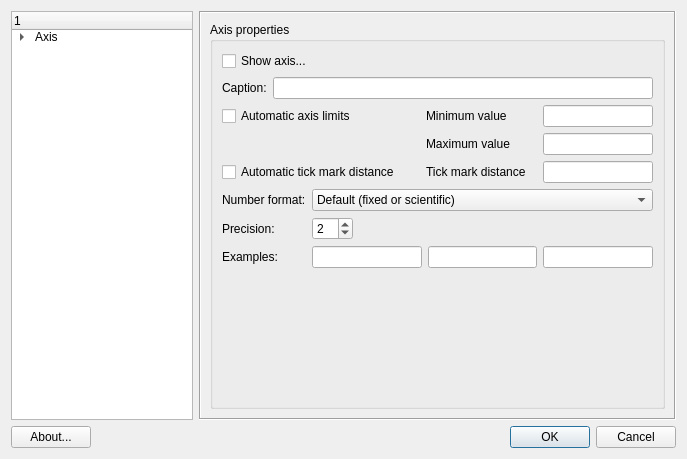
<ui version="4.0" >
 <class>QNANChartEditDialog</class>
 <widget class="QDialog" name="QNANChartEditDialog" >
  <property name="geometry" >
   <rect>
    <x>0</x>
    <y>0</y>
    <width>687</width>
    <height>459</height>
   </rect>
  </property>
  <property name="windowTitle" >
   <string>Edit chart appearance...</string>
  </property>
  <layout class="QGridLayout" >
   <item row="0" column="0" >
    <widget class="QTreeWidget" name="optionsTreeWidget" >
     <property name="rootIsDecorated" >
      <bool>true</bool>
     </property>
     <column>
      <property name="text" >
       <string>1</string>
      </property>
     </column>
     <item>
      <property name="text" >
       <string>Axis</string>
      </property>
      <item>
       <property name="text" >
        <string>Bottom axis (primary X axis)</string>
       </property>
      </item>
      <item>
       <property name="text" >
        <string>Left axis (primary Y axis)</string>
       </property>
      </item>
      <item>
       <property name="text" >
        <string>Top axis (secondary X axis)</string>
       </property>
      </item>
      <item>
       <property name="text" >
        <string>Right axis (secondary Y axis)</string>
       </property>
      </item>
     </item>
    </widget>
   </item>
   <item row="0" column="1" >
    <widget class="QStackedWidget" name="stackedWidget" >
     <property name="frameShape" >
      <enum>QFrame::Box</enum>
     </property>
     <property name="frameShadow" >
      <enum>QFrame::Sunken</enum>
     </property>
     <property name="currentIndex" >
      <number>0</number>
     </property>
     <widget class="QWidget" name="axisEditPage" >
      <layout class="QVBoxLayout" >
       <item>
        <widget class="QGroupBox" name="axisGroupBox" >
         <property name="title" >
          <string>Axis properties</string>
         </property>
         <layout class="QVBoxLayout" >
          <item>
           <widget class="QCheckBox" name="showAxisCheckBox" >
            <property name="text" >
             <string>Show axis...</string>
            </property>
           </widget>
          </item>
          <item>
           <layout class="QHBoxLayout" >
            <item>
             <widget class="QLabel" name="label" >
              <property name="text" >
               <string>Caption:</string>
              </property>
             </widget>
            </item>
            <item>
             <widget class="QLineEdit" name="axisLabelEdit" />
            </item>
           </layout>
          </item>
          <item>
           <layout class="QGridLayout" >
            <item row="0" column="0" >
             <widget class="QCheckBox" name="axisAutomaticCheck" >
              <property name="text" >
               <string>Automatic axis limits</string>
              </property>
             </widget>
            </item>
            <item row="0" column="2" >
             <widget class="QLabel" name="minLabel" >
              <property name="text" >
               <string>Minimum value</string>
              </property>
             </widget>
            </item>
            <item row="0" column="3" >
             <widget class="QLineEdit" name="minEdit" >
              <property name="sizePolicy" >
               <sizepolicy vsizetype="Fixed" hsizetype="Preferred" >
                <horstretch>0</horstretch>
                <verstretch>0</verstretch>
               </sizepolicy>
              </property>
             </widget>
            </item>
            <item row="1" column="0" >
             <spacer>
              <property name="orientation" >
               <enum>Qt::Vertical</enum>
              </property>
              <property name="sizeType" >
               <enum>QSizePolicy::Minimum</enum>
              </property>
              <property name="sizeHint" >
               <size>
                <width>20</width>
                <height>16</height>
               </size>
              </property>
             </spacer>
            </item>
            <item row="1" column="1" >
             <spacer>
              <property name="orientation" >
               <enum>Qt::Horizontal</enum>
              </property>
              <property name="sizeType" >
               <enum>QSizePolicy::Fixed</enum>
              </property>
              <property name="sizeHint" >
               <size>
                <width>20</width>
                <height>20</height>
               </size>
              </property>
             </spacer>
            </item>
            <item row="1" column="2" >
             <widget class="QLabel" name="maxLabel" >
              <property name="text" >
               <string>Maximum value</string>
              </property>
             </widget>
            </item>
            <item row="1" column="3" >
             <widget class="QLineEdit" name="maxEdit" >
              <property name="sizePolicy" >
               <sizepolicy vsizetype="Fixed" hsizetype="Preferred" >
                <horstretch>0</horstretch>
                <verstretch>0</verstretch>
               </sizepolicy>
              </property>
             </widget>
            </item>
            <item row="2" column="0" >
             <widget class="QCheckBox" name="automaticTickDistanceCheck" >
              <property name="text" >
               <string>Automatic tick mark distance</string>
              </property>
             </widget>
            </item>
            <item row="2" column="2" >
             <widget class="QLabel" name="tickDistanceLabel" >
              <property name="text" >
               <string>Tick mark distance</string>
              </property>
             </widget>
            </item>
            <item row="2" column="3" >
             <widget class="QLineEdit" name="tickDistanceEdit" >
              <property name="sizePolicy" >
               <sizepolicy vsizetype="Fixed" hsizetype="Preferred" >
                <horstretch>0</horstretch>
                <verstretch>0</verstretch>
               </sizepolicy>
              </property>
             </widget>
            </item>
           </layout>
          </item>
          <item>
           <layout class="QGridLayout" >
            <item row="0" column="0" >
             <widget class="QLabel" name="label_2" >
              <property name="text" >
               <string>Number format:</string>
              </property>
             </widget>
            </item>
            <item row="0" column="1" colspan="2" >
             <widget class="QComboBox" name="numberFormatComboBox" >
              <item>
               <property name="text" >
                <string>Default (fixed or scientific)</string>
               </property>
              </item>
              <item>
               <property name="text" >
                <string>Scientific</string>
               </property>
              </item>
              <item>
               <property name="text" >
                <string>Fixed</string>
               </property>
              </item>
             </widget>
            </item>
            <item row="1" column="0" >
             <widget class="QLabel" name="label_3" >
              <property name="text" >
               <string>Precision:</string>
              </property>
             </widget>
            </item>
            <item row="1" column="1" >
             <widget class="QSpinBox" name="precisionSpinBox" >
              <property name="maximum" >
               <number>10</number>
              </property>
              <property name="value" >
               <number>2</number>
              </property>
             </widget>
            </item>
            <item row="1" column="2" >
             <spacer>
              <property name="orientation" >
               <enum>Qt::Horizontal</enum>
              </property>
              <property name="sizeHint" >
               <size>
                <width>241</width>
                <height>20</height>
               </size>
              </property>
             </spacer>
            </item>
            <item row="2" column="0" >
             <widget class="QLabel" name="label_4" >
              <property name="text" >
               <string>Examples:</string>
              </property>
             </widget>
            </item>
            <item row="2" column="1" colspan="2" >
             <layout class="QHBoxLayout" >
              <item>
               <widget class="QLineEdit" name="exampleLineEdit1" >
                <property name="readOnly" >
                 <bool>true</bool>
                </property>
               </widget>
              </item>
              <item>
               <widget class="QLineEdit" name="exampleLineEdit2" >
                <property name="readOnly" >
                 <bool>true</bool>
                </property>
               </widget>
              </item>
              <item>
               <widget class="QLineEdit" name="exampleLineEdit3" >
                <property name="readOnly" >
                 <bool>true</bool>
                </property>
               </widget>
              </item>
             </layout>
            </item>
           </layout>
          </item>
          <item>
           <spacer>
            <property name="orientation" >
             <enum>Qt::Vertical</enum>
            </property>
            <property name="sizeHint" >
             <size>
              <width>431</width>
              <height>111</height>
             </size>
            </property>
           </spacer>
          </item>
         </layout>
        </widget>
       </item>
      </layout>
     </widget>
     <widget class="QWidget" name="axisGeneralPage" />
    </widget>
   </item>
   <item row="1" column="0" colspan="2" >
    <layout class="QHBoxLayout" >
     <property name="spacing" >
      <number>6</number>
     </property>
     <property name="leftMargin" >
      <number>0</number>
     </property>
     <property name="topMargin" >
      <number>0</number>
     </property>
     <property name="rightMargin" >
      <number>0</number>
     </property>
     <property name="bottomMargin" >
      <number>0</number>
     </property>
     <item>
      <widget class="QPushButton" name="aboutBtn" >
       <property name="text" >
        <string>About...</string>
       </property>
      </widget>
     </item>
     <item>
      <widget class="QDialogButtonBox" name="buttonBox" >
       <property name="orientation" >
        <enum>Qt::Horizontal</enum>
       </property>
       <property name="standardButtons" >
        <set>QDialogButtonBox::Cancel|QDialogButtonBox::NoButton|QDialogButtonBox::Ok</set>
       </property>
      </widget>
     </item>
    </layout>
   </item>
  </layout>
 </widget>
 <tabstops>
  <tabstop>optionsTreeWidget</tabstop>
  <tabstop>showAxisCheckBox</tabstop>
  <tabstop>axisLabelEdit</tabstop>
  <tabstop>axisAutomaticCheck</tabstop>
  <tabstop>minEdit</tabstop>
  <tabstop>maxEdit</tabstop>
  <tabstop>automaticTickDistanceCheck</tabstop>
  <tabstop>tickDistanceEdit</tabstop>
  <tabstop>numberFormatComboBox</tabstop>
  <tabstop>precisionSpinBox</tabstop>
  <tabstop>exampleLineEdit1</tabstop>
  <tabstop>exampleLineEdit2</tabstop>
  <tabstop>exampleLineEdit3</tabstop>
  <tabstop>aboutBtn</tabstop>
  <tabstop>buttonBox</tabstop>
 </tabstops>
 <resources/>
 <connections>
  <connection>
   <sender>buttonBox</sender>
   <signal>accepted()</signal>
   <receiver>QNANChartEditDialog</receiver>
   <slot>accept()</slot>
   <hints>
    <hint type="sourcelabel" >
     <x>248</x>
     <y>254</y>
    </hint>
    <hint type="destinationlabel" >
     <x>157</x>
     <y>274</y>
    </hint>
   </hints>
  </connection>
  <connection>
   <sender>buttonBox</sender>
   <signal>rejected()</signal>
   <receiver>QNANChartEditDialog</receiver>
   <slot>reject()</slot>
   <hints>
    <hint type="sourcelabel" >
     <x>316</x>
     <y>260</y>
    </hint>
    <hint type="destinationlabel" >
     <x>286</x>
     <y>274</y>
    </hint>
   </hints>
  </connection>
 </connections>
</ui>
